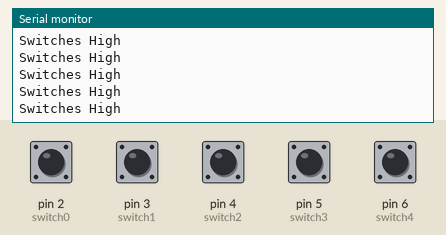
A sketch run on a simulated Arduino Uno, built with avr-gcc and run on an emulated ATmega328P. On the bench: the last lines printed to the serial monitor. The test bench sets the inputs (shaded band); at power-on: pin 2 (switch0), pin 3 (switch1), pin 4 (switch2), pin 5 (switch3), pin 6 (switch4) HIGH.

Above: at 1.2 s.
1.3 s: pin 2 (switch0) pulled LOW for 0.15 s
4.4 s: pin 3 (switch1) pulled LOW for 0.15 s
At 4.69 s:
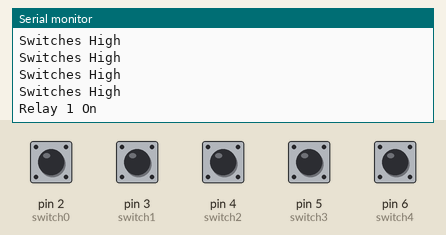
7.5 s: pin 4 (switch2) pulled LOW for 0.15 s
10.6 s: pin 5 (switch3) pulled LOW for 0.15 s
13.7 s: pin 6 (switch4) pulled LOW for 0.15 s
16.8 s: pin 2 (switch0) pulled LOW for 1 s
At 17.7 s:
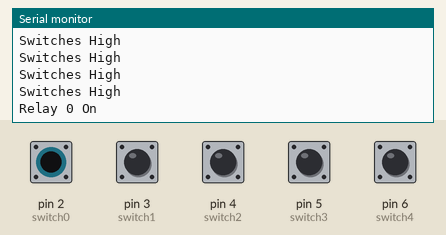
Timing chart, 0 to 19.8 s (numbered marks = the images above; inputs shaded):
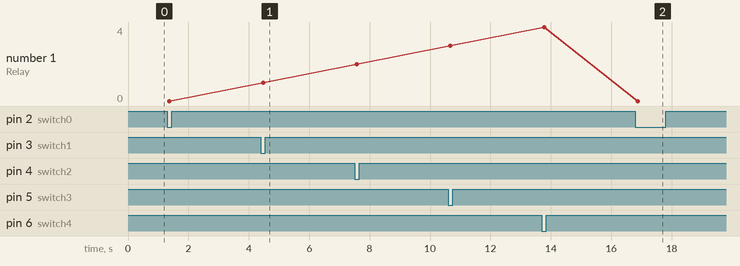

The sketch:

5BankMomentary.ino
```cpp
const int switch0 = 2;
const int switch1 = 3;
const int switch2 = 4;
const int switch3 = 5;
const int switch4 = 6;
const int relay0 = 7;
const int relay1 = 8;
const int relay2 = 9;
const int relay3 = 10;
const int relay4 = 11;

int on = 1;
int off = 0;

int switchstate0 = 0;
int switchstate1 = 0;
int switchstate2 = 0;
int switchstate3 = 0;
int switchstate4 = 0;
int relaystate0 = 0;
int relaystate1 = 0;
int relaystate2 = 0;
int relaystate3 = 0;
int relaystate4 = 0;

void setup() {
  pinMode(switch0, INPUT_PULLUP);
  pinMode(switch1, INPUT_PULLUP);
  pinMode(switch2, INPUT_PULLUP);
  pinMode(switch3, INPUT_PULLUP);
  pinMode(switch4, INPUT_PULLUP);
  pinMode(relay0, INPUT_PULLUP);
  pinMode(relay1, INPUT_PULLUP);
  pinMode(relay2, INPUT_PULLUP);
  pinMode(relay3, INPUT_PULLUP);
  pinMode(relay4, INPUT_PULLUP);

  digitalWrite(relay0, LOW);
  digitalWrite(relay1, LOW);
  digitalWrite(relay2, LOW);
  digitalWrite(relay3, LOW);
  digitalWrite(relay4, LOW);
  digitalWrite(switchstate0, HIGH);
  digitalWrite(switchstate1, HIGH);
  digitalWrite(switchstate2, HIGH);
  digitalWrite(switchstate3, HIGH);
  digitalWrite(switchstate4, HIGH);

  Serial.begin(9600);
}

void loop() {
  // put your main code here, to run repeatedly:
  switchstate0 = digitalRead(switch0);
  switchstate1 = digitalRead(switch1);
  switchstate2 = digitalRead(switch2);
  switchstate3 = digitalRead(switch3);
  switchstate4 = digitalRead(switch4);

  if(switchstate0 == LOW && relaystate0 == 0){
    activateRelay(relay0, relay1, relay2, relay3, relay4);
    updateRelayState(on, off, off, off, off);
    Serial.println("Relay 0 On");
    while(digitalRead(switch0) == LOW){
      delay(1);
      }
    delay(250);
  }else if(switchstate0 == LOW && relaystate0 == 1){
    deactivateRelays();
    updateRelayState(off, off, off, off, off);
    Serial.println("Relays Off");
    while(digitalRead(switch0) == LOW){
      delay(1);
      }
    delay(250);
  }else if(switchstate1 == LOW && relaystate1 == 0){
    activateRelay(relay1, relay0, relay2, relay3, relay4);
    updateRelayState(off, on, off, off, off);
    Serial.println("Relay 1 On");
    while(digitalRead(switch1) == LOW){
      delay(1);
      }
    delay(250);
  }else if(switchstate1 == LOW && relaystate1 == 1){
    deactivateRelays();
    updateRelayState(off, off, off, off, off);
    Serial.println("Relays Off");
    while(digitalRead(switch1) == LOW){
      delay(1);
      }
    delay(250);
  }else if(switchstate2 == LOW && relaystate2 == 0){
    activateRelay(relay2, relay0, relay1, relay3, relay4);
    updateRelayState(off, off, on, off, off);
    Serial.println("Relay 2 On");
    while(digitalRead(switch2) == LOW){
      delay(1);
      }
    delay(250);
  }else if(switchstate2 == LOW && relaystate2 == 1){
    deactivateRelays();
    updateRelayState(off, off, off, off, off);
    Serial.println("Relays Off");
    while(digitalRead(switch2) == LOW){
      delay(1);
      }
    delay(250);
  }else if(switchstate3 == LOW && relaystate3 == 0){
    activateRelay(relay3, relay0, relay1, relay2, relay4);
    updateRelayState(off, off, off, on, off);
    Serial.println("Relay 3 On");
    while(digitalRead(switch3) == LOW){
      delay(1);
      }
    delay(250);
  }else if(switchstate3 == LOW && relaystate3 == 1){
    deactivateRelays();
    updateRelayState(off, off, off, off, off);
    Serial.println("Relays Off");
    while(digitalRead(switch3) == LOW){
      delay(1);
      }
    delay(250);
  }else if(switchstate4 == LOW && relaystate4 == 0){
    activateRelay(relay4, relay0, relay1, relay2, relay3);
    updateRelayState(off, off, off, off, on);
    Serial.println("Relay 4 On");
    while(digitalRead(switch4) == LOW){
      delay(1);
      }
    delay(250);
  }else if(switchstate4 == LOW && relaystate4 == 1){
    deactivateRelays();
    updateRelayState(off, off, off, off, off);
    Serial.println("Relays Off");
    while(digitalRead(switch4) == LOW){
      delay(1);
      }
    delay(250);
  }
  makeSwitchHigh();
}

void makeSwitchHigh(){
  digitalWrite(switchstate0, HIGH);
  digitalWrite(switchstate1, HIGH);
  digitalWrite(switchstate2, HIGH);
  digitalWrite(switchstate3, HIGH);
  digitalWrite(switchstate4, HIGH);
  Serial.println("Switches High");
  }

void activateRelay(int onRelay, int offRelay0, int offRelay1, int offRelay2, int offRelay3){
  digitalWrite(offRelay0, LOW);
  digitalWrite(offRelay1, LOW);
  digitalWrite(offRelay2, LOW);
  digitalWrite(offRelay3, LOW);
  digitalWrite(onRelay, HIGH);
  }

void updateRelayState(int rS0, int rS1, int rS2, int rS3, int rS4){
  relaystate0 = rS0;
  relaystate1 = rS1;
  relaystate2 = rS2;
  relaystate3 = rS3;
  relaystate4 = rS4;
  }

void deactivateRelays(){
  digitalWrite(relay0, LOW);
  digitalWrite(relay1, LOW);
  digitalWrite(relay2, LOW);
  digitalWrite(relay3, LOW);
  digitalWrite(relay4, LOW);
  }
```

Measured:
- after the input at 4.4 s, the serial monitor: prints a new line after 0.08 s (image 1)
- after the input at 16.8 s, the serial monitor: prints a new line after 0.08 s (image 2)
- plotted number 1: 0 → 1 after the input at 4.4 s, 1 → 2 after the input at 7.5 s, 2 → 3 after the input at 10.6 s, 3 → 4 after the input at 13.7 s, 4 → 0 after the input at 16.8 s
